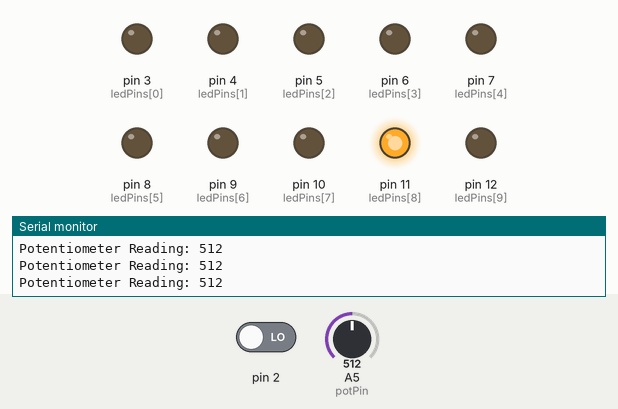
A sketch run on a simulated Arduino Uno, built with avr-gcc and run on an emulated ATmega328P. On the bench: output pins drawn as LEDs (lit = HIGH), the last lines printed to the serial monitor. Dashed ring = blinking. Inputs (shaded band) come from the test bench; at power-on: A5 (potPin) = 512, pin 2 LOW.

Above: at 1.09 s.
1.3 s: A5 (potPin) set to 0
At 2.0 s:
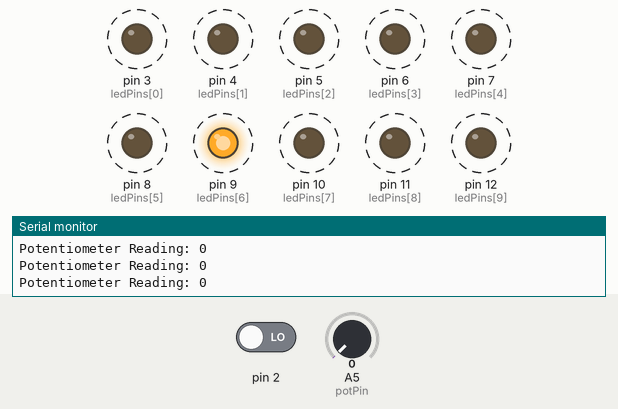
4.3 s: A5 (potPin) set to 306
At 5.1 s:
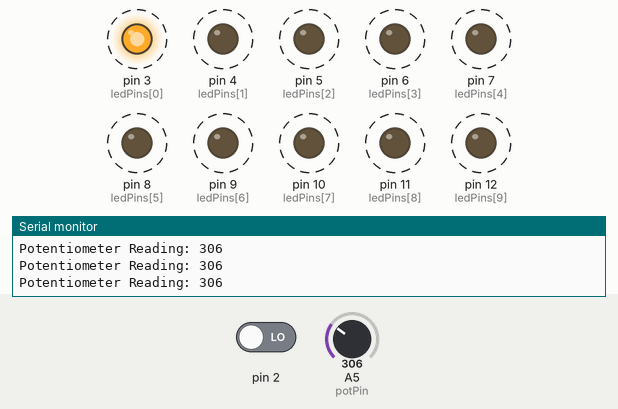
7.3 s: A5 (potPin) set to 1023
At 7.55 s:
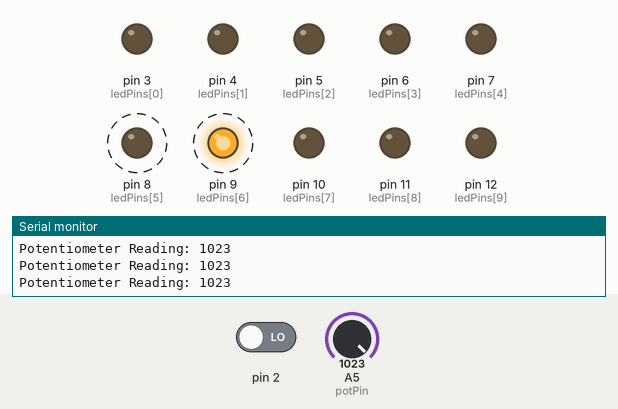
Timing chart, 0 to 16.3 s (numbered marks = the images above; inputs shaded):
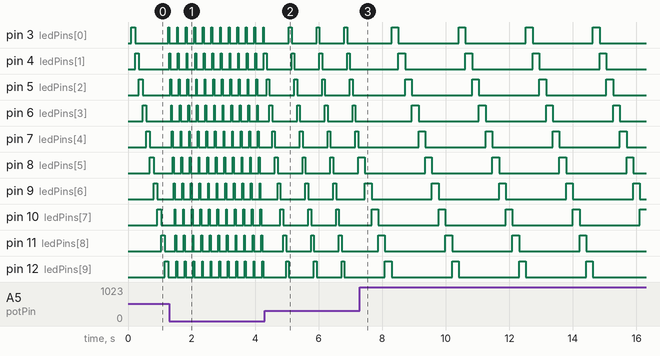

Measured:
- after the input at 1.3 s, pin 3 (ledPins[0]), pin 4 (ledPins[1]): alternates HIGH for 0.03 s and LOW for 0.24 s, starting at once
- after the input at 4.3 s, pin 3 (ledPins[0]): alternates HIGH for 0.09 s and LOW for 0.79 s, starting after 0.76 s; pin 4 (ledPins[1]): alternates HIGH for 0.09 s and LOW for 0.79 s, starting after 0.06 s
- after the input at 7.3 s, pin 3 (ledPins[0]): alternates HIGH for 0.21 s and LOW for 1.9 s, starting after 1.0 s; pin 4 (ledPins[1]): alternates HIGH for 0.21 s and LOW for 1.9 s, starting after 1.2 s

The sketch:

ATV1_E_ib1_Arduino.ino
```cpp
const int ledPins[] = {3, 4, 5, 6, 7, 8, 9, 10, 11, 12};
const int numLeds = sizeof(ledPins) / sizeof(ledPins[0]);
unsigned long previousMillis = 0;
int currentLed = 0;

const int potPin = A5;
volatile int valorPot = 0;

void leituraPotenciometro();

void setup() {
  Serial.begin(9600);

  pinMode(2, INPUT);
  attachInterrupt(digitalPinToInterrupt(2), leituraPotenciometro, CHANGE);

  // Configurar temporizador para interrupção por estouro de clock a cada 0.1 segundos
  noInterrupts();  // Desabilitar interrupções durante a configuração
  TCCR1A = 0;
  TCCR1B = 0;
  TCNT1 = 0;
  OCR1A = 1562;  // Valor para gerar interrupção a cada 0.1 segundo (com base em uma frequência de 16MHz e prescaler de 1024)
  TCCR1B |= (1 << WGM12);
  TCCR1B |= (1 << CS12) | (1 << CS10);  // Configurar prescaler para 1024
  TIMSK1 |= (1 << OCIE1A);  // Habilitar interrupção por comparação
  interrupts();  // Habilitar interrupções após a configuração

  for (int i = 0; i < numLeds; i++) {
    pinMode(ledPins[i], OUTPUT);
  }
}

void loop() {
  unsigned long currentMillis = millis();
  if (currentMillis - previousMillis >= valorPot / 5) {
    previousMillis = currentMillis;

    for (int i = 0; i < numLeds; i++) {
      digitalWrite(ledPins[i], LOW);
    }

    digitalWrite(ledPins[currentLed], HIGH);

    currentLed = (currentLed + 1) % numLeds;
  }

  Serial.print("Potentiometer Reading: ");
  Serial.println(valorPot);
}

void leituraPotenciometro() {
  valorPot = analogRead(potPin);
}

ISR(TIMER1_COMPA_vect) {
  // Timer interrupt handler
  leituraPotenciometro();  // Executar a leitura do potenciômetro
}
```
